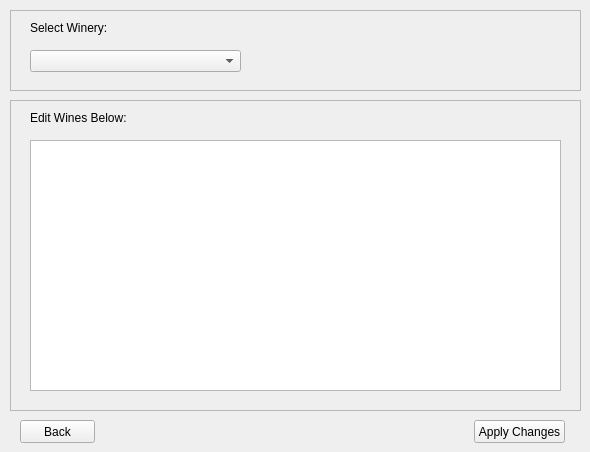
    <widget class="QWidget" name="page_editWine_wineOptionsAdmin">
     <widget class="QPushButton" name="pushButton__back_editWine">
      <property name="geometry">
       <rect>
        <x>20</x>
        <y>420</y>
        <width>75</width>
        <height>23</height>
       </rect>
      </property>
      <property name="text">
       <string>Back</string>
      </property>
     </widget>
     <widget class="QPushButton" name="pushButton_apply_editWine">
      <property name="geometry">
       <rect>
        <x>474</x>
        <y>420</y>
        <width>91</width>
        <height>23</height>
       </rect>
      </property>
      <property name="text">
       <string>Apply Changes</string>
      </property>
     </widget>
     <widget class="QFrame" name="frame_4">
      <property name="geometry">
       <rect>
        <x>10</x>
        <y>10</y>
        <width>571</width>
        <height>81</height>
       </rect>
      </property>
      <property name="frameShape">
       <enum>QFrame::StyledPanel</enum>
      </property>
      <property name="frameShadow">
       <enum>QFrame::Sunken</enum>
      </property>
      <widget class="QComboBox" name="comboBox_selectWinery_editWine">
       <property name="geometry">
        <rect>
         <x>20</x>
         <y>40</y>
         <width>211</width>
         <height>22</height>
        </rect>
       </property>
      </widget>
      <widget class="QLabel" name="label_selectWinery_editWine">
       <property name="geometry">
        <rect>
         <x>20</x>
         <y>10</y>
         <width>91</width>
         <height>16</height>
        </rect>
       </property>
       <property name="text">
        <string>Select Winery:</string>
       </property>
      </widget>
     </widget>
     <widget class="QFrame" name="frame_5">
      <property name="geometry">
       <rect>
        <x>10</x>
        <y>100</y>
        <width>571</width>
        <height>311</height>
       </rect>
      </property>
      <property name="frameShape">
       <enum>QFrame::StyledPanel</enum>
      </property>
      <property name="frameShadow">
       <enum>QFrame::Sunken</enum>
      </property>
      <widget class="QLabel" name="label_tableEdit_editWine">
       <property name="geometry">
        <rect>
         <x>20</x>
         <y>10</y>
         <width>121</width>
         <height>16</height>
        </rect>
       </property>
       <property name="text">
        <string>Edit Wines Below:</string>
       </property>
      </widget>
      <widget class="QTableWidget" name="tableWidget_editWine">
       <property name="geometry">
        <rect>
         <x>20</x>
         <y>40</y>
         <width>531</width>
         <height>251</height>
        </rect>
       </property>
       <property name="frameShadow">
        <enum>QFrame::Raised</enum>
       </property>
       <property name="alternatingRowColors">
        <bool>true</bool>
       </property>
       <property name="columnCount">
        <number>0</number>
       </property>
      </widget>
     </widget>
     <zorder>frame_5</zorder>
     <zorder>frame_4</zorder>
     <zorder>pushButton__back_editWine</zorder>
     <zorder>pushButton_apply_editWine</zorder>
    </widget>
